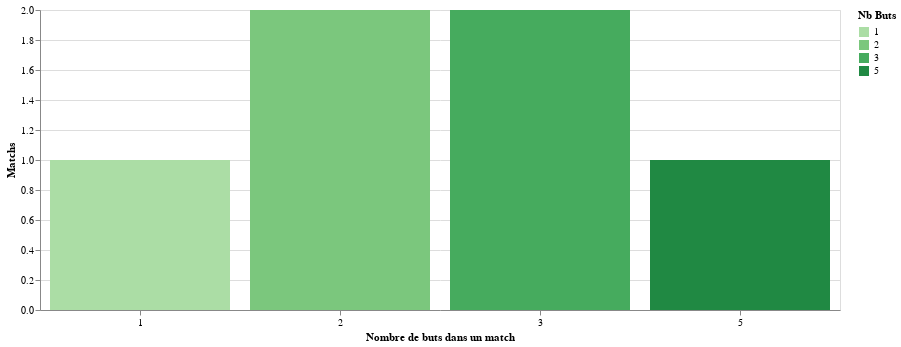

Write notebook code for a chart like this one.
### Markdown cell above
# Des matchs, des buts

### Code cell
alt.Chart(matchs_saison[['Nb Buts']]).mark_bar().encode(
    x=alt.X("Nb Buts:O", axis=alt.Axis(labelAngle=0), title="Nombre de buts dans un match"),
    y=alt.Y("count():Q", title="Matchs"),
    color=alt.Color("Nb Buts:O", scale=alt.Scale(scheme="greens")),
    tooltip=["Nb Buts:O", alt.Tooltip("count():Q", title="Nb Matches")]
).properties(
    width=DEFAULT_WIDTH
)

### Figure 1 — Vega-Lite specification as saved in the notebook (floating-point values rounded to 4 significant figures)
{"config": {"view": {"continuousWidth": 400, "continuousHeight": 300}}, "data": {"name": "data-9f2ac367cf9f8d744338079914d4488a"}, "mark": "bar", "encoding": {"color": {"field": "Nb Buts", "scale": {"scheme": "greens"}, "type": "ordinal"}, "tooltip": [{"field": "Nb Buts", "type": "ordinal"}, {"aggregate": "count", "title": "Nb Matches", "type": "quantitative"}], "x": {"axis": {"labelAngle": 0}, "field": "Nb Buts", "title": "Nombre de buts dans un match", "type": "ordinal"}, "y": {"aggregate": "count", "title": "Matchs", "type": "quantitative"}}, "width": 800, "$schema": "https://vega.github.io/schema/vega-lite/v4.17.0.json", "datasets": {"data-9f2ac367cf9f8d744338079914d4488a": [{"Nb Buts": 2}, {"Nb Buts": 3}, {"Nb Buts": 3}, {"Nb Buts": 1}, {"Nb Buts": 2}, {"Nb Buts": 5}]}}
